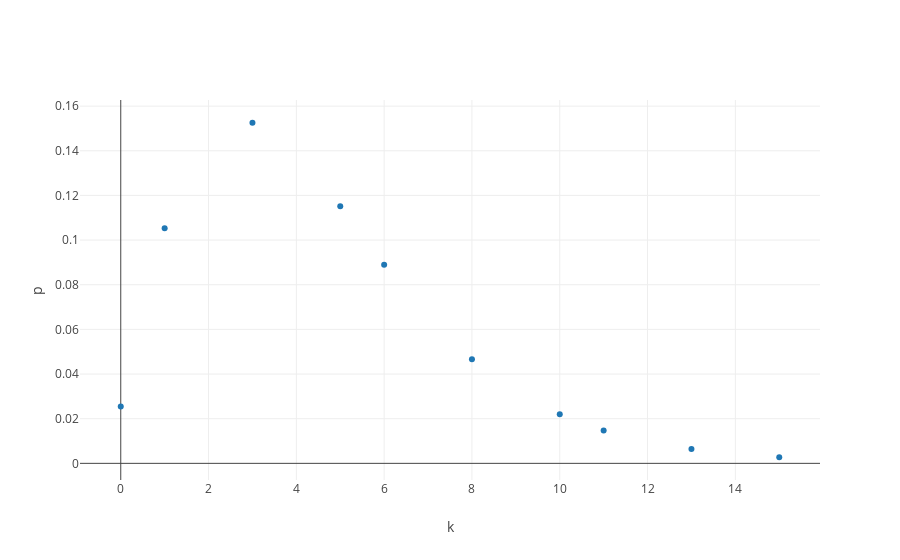

Source (notebook cell):
### Code cell
fig_data= [go.Scatter(
    x= X_plot,
    y= array,
    mode= "markers"
)]


layout = go.Layout(
    yaxis=dict(
        title='p'),
    xaxis=dict(
    title= 'k')
)

fig = go.Figure(data=fig_data, layout=layout)
iplot(fig)

### Figure 1 — Plotly figure (JSON) as saved in the notebook; plotly's stock layout.template omitted (floating-point values rounded to 4 significant figures)
{"data": [{"mode": "markers", "type": "scatter", "uid": "b86114fc-895f-4bb3-ba04-f7807d06d847", "x": [0, 1, 3, 5, 6, 8, 10, 11, 13, 15], "y": [0.02546, 0.1053, 0.1526, 0.1151, 0.08898, 0.04659, 0.02195, 0.01471, 0.006419, 0.002734]}], "layout": {"xaxis": {"title": {"text": "k"}}, "yaxis": {"title": {"text": "p"}}}}
